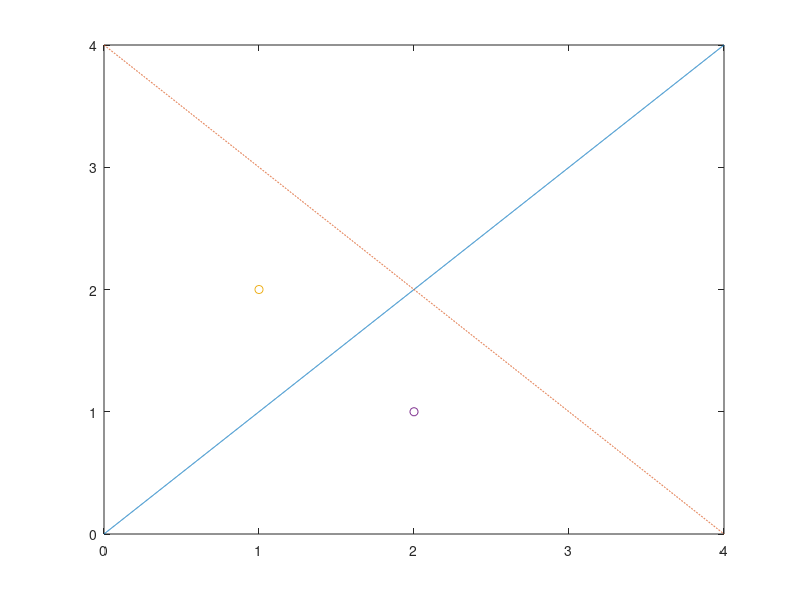

This chart was generated by the following MATLAB code:
% Robotics II

close all

l1 = 1;
l2 = 1;
l3 = 0.3;

x0 = 2;
y0 = 2;

len = 4;
x = linspace(0, len, len * 1001);
y = -x + len;
x1 = 1;
y1 = x1 + 1;
x2 = 2;
y2 = - x2 + len - 1;

plot(x, x, '-', x, y, '--', x1, y1, 'o', x2, y2, 'o')